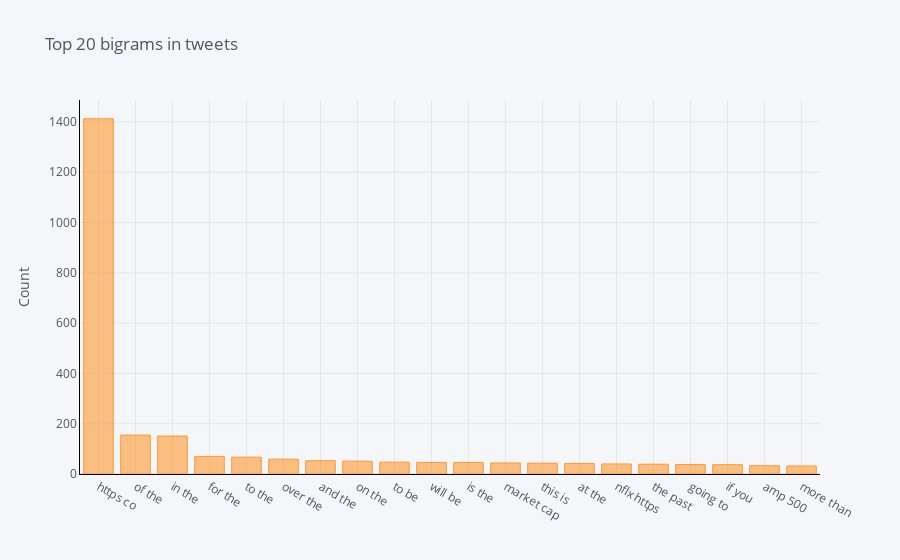

The notebook cell saved with this chart:
### Code cell
# Count of two words (bigrams) in sequence in tweets
def get_top_n_bigram(corpus, n=None):
    vec = CountVectorizer(ngram_range=(2, 2)).fit(corpus)
    bag_of_words = vec.transform(corpus)
    sum_words = bag_of_words.sum(axis=0) 
    words_freq = [(word, sum_words[0, idx]) for word, idx in vec.vocabulary_.items()]
    words_freq =sorted(words_freq, key = lambda x: x[1], reverse=True)
    return words_freq[:n]
common_words = get_top_n_bigram(df['tweet_text'], 20)
for word, freq in common_words:
    print(word, freq)
df3 = pd.DataFrame(common_words, columns = ['tweet_text' , 'count'])
df3.groupby('tweet_text').sum()['count'].sort_values(ascending=False).iplot(
    kind='bar', yTitle='Count', linecolor='black', title='Top 20 bigrams in tweets')

### Figure 1 — Plotly figure (JSON) as saved in the notebook; plotly's stock layout.template omitted (floating-point values rounded to 4 significant figures)
{"data": [{"marker": {"color": "rgba(255, 153, 51, 0.6)", "line": {"color": "rgba(255, 153, 51, 1.0)", "width": 1}}, "name": "count", "orientation": "v", "text": "", "type": "bar", "x": ["https co", "of the", "in the", "for the", "to the", "over the", "and the", "on the", "to be", "will be", "is the", "market cap", "this is", "at the", "nflx https", "the past", "going to", "if you", "amp 500", "more than"], "y": [1413, 155, 151, 70, 67, 59, 53, 51, 47, 46, 46, 44, 43, 42, 40, 39, 38, 37, 33, 32]}], "layout": {"legend": {"bgcolor": "#F5F6F9", "font": {"color": "#4D5663"}}, "paper_bgcolor": "#F5F6F9", "plot_bgcolor": "#F5F6F9", "title": {"font": {"color": "#4D5663"}, "text": "Top 20 bigrams in tweets"}, "xaxis": {"gridcolor": "#E1E5ED", "linecolor": "black", "showgrid": true, "tickfont": {"color": "#4D5663"}, "title": {"font": {"color": "#4D5663"}, "text": ""}, "zerolinecolor": "#E1E5ED"}, "yaxis": {"gridcolor": "#E1E5ED", "linecolor": "black", "showgrid": true, "tickfont": {"color": "#4D5663"}, "title": {"font": {"color": "#4D5663"}, "text": "Count"}, "zerolinecolor": "#E1E5ED"}}}
